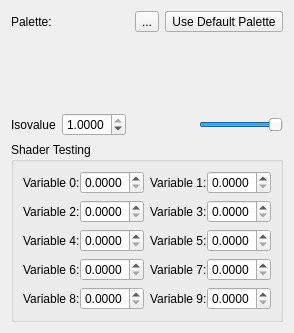
<?xml version="1.0" encoding="UTF-8"?>
<ui version="4.0">
 <class>ScalarField3DLayerOptionsWidget</class>
 <widget class="QWidget" name="ScalarField3DLayerOptionsWidget">
  <property name="geometry">
   <rect>
    <x>0</x>
    <y>0</y>
    <width>289</width>
    <height>333</height>
   </rect>
  </property>
  <layout class="QVBoxLayout" name="verticalLayout">
   <item>
    <widget class="QWidget" name="palette_widget" native="true">
     <property name="sizePolicy">
      <sizepolicy hsizetype="Expanding" vsizetype="Preferred">
       <horstretch>0</horstretch>
       <verstretch>0</verstretch>
      </sizepolicy>
     </property>
     <layout class="QHBoxLayout" name="horizontalLayout_11">
      <property name="margin">
       <number>0</number>
      </property>
      <item>
       <widget class="QLabel" name="palette_label">
        <property name="text">
         <string>Palette:</string>
        </property>
       </widget>
      </item>
      <item>
       <widget class="QWidget" name="palette_filename_placeholder_widget" native="true"/>
      </item>
      <item>
       <widget class="QToolButton" name="select_palette_filename_button">
        <property name="sizePolicy">
         <sizepolicy hsizetype="Fixed" vsizetype="Preferred">
          <horstretch>0</horstretch>
          <verstretch>0</verstretch>
         </sizepolicy>
        </property>
        <property name="toolTip">
         <string>Choose CPT File</string>
        </property>
        <property name="text">
         <string>...</string>
        </property>
       </widget>
      </item>
      <item>
       <widget class="QToolButton" name="use_default_palette_button">
        <property name="sizePolicy">
         <sizepolicy hsizetype="Fixed" vsizetype="Preferred">
          <horstretch>0</horstretch>
          <verstretch>0</verstretch>
         </sizepolicy>
        </property>
        <property name="toolTip">
         <string>Use Default Palette</string>
        </property>
        <property name="text">
         <string>Use Default Palette</string>
        </property>
        <property name="icon">
         <iconset resource="../qt-resources/qt_widgets.qrc">
          <normaloff>:/tango_undo_16.png</normaloff>:/tango_undo_16.png</iconset>
        </property>
       </widget>
      </item>
     </layout>
    </widget>
   </item>
   <item>
    <widget class="QWidget" name="colour_scale_placeholder_widget" native="true">
     <property name="sizePolicy">
      <sizepolicy hsizetype="Expanding" vsizetype="Expanding">
       <horstretch>0</horstretch>
       <verstretch>0</verstretch>
      </sizepolicy>
     </property>
    </widget>
   </item>
   <item>
    <widget class="QWidget" name="iso_value_widget" native="true">
     <property name="sizePolicy">
      <sizepolicy hsizetype="Preferred" vsizetype="Fixed">
       <horstretch>0</horstretch>
       <verstretch>0</verstretch>
      </sizepolicy>
     </property>
     <layout class="QHBoxLayout" name="horizontalLayout_10">
      <property name="margin">
       <number>0</number>
      </property>
      <item>
       <widget class="QLabel" name="iso_value_label">
        <property name="text">
         <string>Isovalue</string>
        </property>
       </widget>
      </item>
      <item>
       <widget class="QDoubleSpinBox" name="iso_value_spinbox">
        <property name="decimals">
         <number>4</number>
        </property>
        <property name="maximum">
         <double>1.000000000000000</double>
        </property>
        <property name="singleStep">
         <double>0.020000000000000</double>
        </property>
        <property name="value">
         <double>1.000000000000000</double>
        </property>
       </widget>
      </item>
      <item>
       <spacer name="iso_value_spacer">
        <property name="orientation">
         <enum>Qt::Horizontal</enum>
        </property>
        <property name="sizeType">
         <enum>QSizePolicy::Expanding</enum>
        </property>
        <property name="sizeHint" stdset="0">
         <size>
          <width>94</width>
          <height>20</height>
         </size>
        </property>
       </spacer>
      </item>
      <item>
       <widget class="QSlider" name="iso_value_slider">
        <property name="sizePolicy">
         <sizepolicy hsizetype="MinimumExpanding" vsizetype="Fixed">
          <horstretch>0</horstretch>
          <verstretch>0</verstretch>
         </sizepolicy>
        </property>
        <property name="value">
         <number>99</number>
        </property>
        <property name="sliderPosition">
         <number>99</number>
        </property>
        <property name="orientation">
         <enum>Qt::Horizontal</enum>
        </property>
       </widget>
      </item>
      <item>
       <spacer name="iso_value_spacer_2">
        <property name="orientation">
         <enum>Qt::Horizontal</enum>
        </property>
        <property name="sizeHint" stdset="0">
         <size>
          <width>10</width>
          <height>20</height>
         </size>
        </property>
       </spacer>
      </item>
     </layout>
    </widget>
   </item>
   <item>
    <widget class="QGroupBox" name="shader_test_variables_group_box">
     <property name="title">
      <string>Shader Testing</string>
     </property>
     <layout class="QGridLayout" name="gridLayout_2">
      <item row="0" column="0">
       <widget class="QWidget" name="test_variable_0_widget" native="true">
        <property name="sizePolicy">
         <sizepolicy hsizetype="Preferred" vsizetype="Fixed">
          <horstretch>0</horstretch>
          <verstretch>0</verstretch>
         </sizepolicy>
        </property>
        <layout class="QHBoxLayout" name="horizontalLayout">
         <property name="spacing">
          <number>0</number>
         </property>
         <property name="margin">
          <number>0</number>
         </property>
         <item>
          <widget class="QLabel" name="test_variable_0_label">
           <property name="text">
            <string>Variable 0:</string>
           </property>
          </widget>
         </item>
         <item>
          <widget class="QDoubleSpinBox" name="test_variable_0_spinbox">
           <property name="decimals">
            <number>4</number>
           </property>
           <property name="maximum">
            <double>1.000000000000000</double>
           </property>
           <property name="singleStep">
            <double>0.020000000000000</double>
           </property>
           <property name="value">
            <double>0.000000000000000</double>
           </property>
          </widget>
         </item>
         <item>
          <spacer name="test_variable_0_spacer">
           <property name="orientation">
            <enum>Qt::Horizontal</enum>
           </property>
           <property name="sizeType">
            <enum>QSizePolicy::Expanding</enum>
           </property>
           <property name="sizeHint" stdset="0">
            <size>
             <width>94</width>
             <height>20</height>
            </size>
           </property>
          </spacer>
         </item>
        </layout>
       </widget>
      </item>
      <item row="0" column="1">
       <widget class="QWidget" name="test_variable_1_widget" native="true">
        <property name="sizePolicy">
         <sizepolicy hsizetype="Preferred" vsizetype="Fixed">
          <horstretch>0</horstretch>
          <verstretch>0</verstretch>
         </sizepolicy>
        </property>
        <layout class="QHBoxLayout" name="horizontalLayout_1">
         <property name="spacing">
          <number>0</number>
         </property>
         <property name="margin">
          <number>0</number>
         </property>
         <item>
          <widget class="QLabel" name="test_variable_1_label">
           <property name="text">
            <string>Variable 1:</string>
           </property>
          </widget>
         </item>
         <item>
          <widget class="QDoubleSpinBox" name="test_variable_1_spinbox">
           <property name="decimals">
            <number>4</number>
           </property>
           <property name="maximum">
            <double>1.000000000000000</double>
           </property>
           <property name="singleStep">
            <double>0.020000000000000</double>
           </property>
           <property name="value">
            <double>0.000000000000000</double>
           </property>
          </widget>
         </item>
         <item>
          <spacer name="test_variable_1_spacer">
           <property name="orientation">
            <enum>Qt::Horizontal</enum>
           </property>
           <property name="sizeType">
            <enum>QSizePolicy::Expanding</enum>
           </property>
           <property name="sizeHint" stdset="0">
            <size>
             <width>94</width>
             <height>20</height>
            </size>
           </property>
          </spacer>
         </item>
        </layout>
       </widget>
      </item>
      <item row="1" column="0">
       <widget class="QWidget" name="test_variable_2_widget" native="true">
        <property name="sizePolicy">
         <sizepolicy hsizetype="Preferred" vsizetype="Fixed">
          <horstretch>0</horstretch>
          <verstretch>0</verstretch>
         </sizepolicy>
        </property>
        <layout class="QHBoxLayout" name="horizontalLayout_2">
         <property name="spacing">
          <number>0</number>
         </property>
         <property name="margin">
          <number>0</number>
         </property>
         <item>
          <widget class="QLabel" name="test_variable_2_label">
           <property name="text">
            <string>Variable 2:</string>
           </property>
          </widget>
         </item>
         <item>
          <widget class="QDoubleSpinBox" name="test_variable_2_spinbox">
           <property name="decimals">
            <number>4</number>
           </property>
           <property name="maximum">
            <double>1.000000000000000</double>
           </property>
           <property name="singleStep">
            <double>0.020000000000000</double>
           </property>
           <property name="value">
            <double>0.000000000000000</double>
           </property>
          </widget>
         </item>
         <item>
          <spacer name="test_variable_2_spacer">
           <property name="orientation">
            <enum>Qt::Horizontal</enum>
           </property>
           <property name="sizeType">
            <enum>QSizePolicy::Expanding</enum>
           </property>
           <property name="sizeHint" stdset="0">
            <size>
             <width>94</width>
             <height>20</height>
            </size>
           </property>
          </spacer>
         </item>
        </layout>
       </widget>
      </item>
      <item row="1" column="1">
       <widget class="QWidget" name="test_variable_3_widget" native="true">
        <property name="sizePolicy">
         <sizepolicy hsizetype="Preferred" vsizetype="Fixed">
          <horstretch>0</horstretch>
          <verstretch>0</verstretch>
         </sizepolicy>
        </property>
        <layout class="QHBoxLayout" name="horizontalLayout_3">
         <property name="spacing">
          <number>0</number>
         </property>
         <property name="margin">
          <number>0</number>
         </property>
         <item>
          <widget class="QLabel" name="test_variable_3_label">
           <property name="text">
            <string>Variable 3:</string>
           </property>
          </widget>
         </item>
         <item>
          <widget class="QDoubleSpinBox" name="test_variable_3_spinbox">
           <property name="decimals">
            <number>4</number>
           </property>
           <property name="maximum">
            <double>1.000000000000000</double>
           </property>
           <property name="singleStep">
            <double>0.020000000000000</double>
           </property>
           <property name="value">
            <double>0.000000000000000</double>
           </property>
          </widget>
         </item>
         <item>
          <spacer name="test_variable_3_spacer">
           <property name="orientation">
            <enum>Qt::Horizontal</enum>
           </property>
           <property name="sizeType">
            <enum>QSizePolicy::Expanding</enum>
           </property>
           <property name="sizeHint" stdset="0">
            <size>
             <width>94</width>
             <height>20</height>
            </size>
           </property>
          </spacer>
         </item>
        </layout>
       </widget>
      </item>
      <item row="2" column="0">
       <widget class="QWidget" name="test_variable_4_widget" native="true">
        <property name="sizePolicy">
         <sizepolicy hsizetype="Preferred" vsizetype="Fixed">
          <horstretch>0</horstretch>
          <verstretch>0</verstretch>
         </sizepolicy>
        </property>
        <layout class="QHBoxLayout" name="horizontalLayout_4">
         <property name="spacing">
          <number>0</number>
         </property>
         <property name="margin">
          <number>0</number>
         </property>
         <item>
          <widget class="QLabel" name="test_variable_4_label">
           <property name="text">
            <string>Variable 4:</string>
           </property>
          </widget>
         </item>
         <item>
          <widget class="QDoubleSpinBox" name="test_variable_4_spinbox">
           <property name="decimals">
            <number>4</number>
           </property>
           <property name="maximum">
            <double>1.000000000000000</double>
           </property>
           <property name="singleStep">
            <double>0.020000000000000</double>
           </property>
           <property name="value">
            <double>0.000000000000000</double>
           </property>
          </widget>
         </item>
         <item>
          <spacer name="test_variable_4_spacer">
           <property name="orientation">
            <enum>Qt::Horizontal</enum>
           </property>
           <property name="sizeType">
            <enum>QSizePolicy::Expanding</enum>
           </property>
           <property name="sizeHint" stdset="0">
            <size>
             <width>94</width>
             <height>20</height>
            </size>
           </property>
          </spacer>
         </item>
        </layout>
       </widget>
      </item>
      <item row="2" column="1">
       <widget class="QWidget" name="test_variable_5_widget" native="true">
        <property name="sizePolicy">
         <sizepolicy hsizetype="Preferred" vsizetype="Fixed">
          <horstretch>0</horstretch>
          <verstretch>0</verstretch>
         </sizepolicy>
        </property>
        <layout class="QHBoxLayout" name="horizontalLayout_5">
         <property name="spacing">
          <number>0</number>
         </property>
         <property name="margin">
          <number>0</number>
         </property>
         <item>
          <widget class="QLabel" name="test_variable_5_label">
           <property name="text">
            <string>Variable 5:</string>
           </property>
          </widget>
         </item>
         <item>
          <widget class="QDoubleSpinBox" name="test_variable_5_spinbox">
           <property name="decimals">
            <number>4</number>
           </property>
           <property name="maximum">
            <double>1.000000000000000</double>
           </property>
           <property name="singleStep">
            <double>0.020000000000000</double>
           </property>
           <property name="value">
            <double>0.000000000000000</double>
           </property>
          </widget>
         </item>
         <item>
          <spacer name="test_variable_5_spacer">
           <property name="orientation">
            <enum>Qt::Horizontal</enum>
           </property>
           <property name="sizeType">
            <enum>QSizePolicy::Expanding</enum>
           </property>
           <property name="sizeHint" stdset="0">
            <size>
             <width>94</width>
             <height>20</height>
            </size>
           </property>
          </spacer>
         </item>
        </layout>
       </widget>
      </item>
      <item row="3" column="0">
       <widget class="QWidget" name="test_variable_6_widget" native="true">
        <property name="sizePolicy">
         <sizepolicy hsizetype="Preferred" vsizetype="Fixed">
          <horstretch>0</horstretch>
          <verstretch>0</verstretch>
         </sizepolicy>
        </property>
        <layout class="QHBoxLayout" name="horizontalLayout_6">
         <property name="spacing">
          <number>0</number>
         </property>
         <property name="margin">
          <number>0</number>
         </property>
         <item>
          <widget class="QLabel" name="test_variable_6_label">
           <property name="text">
            <string>Variable 6:</string>
           </property>
          </widget>
         </item>
         <item>
          <widget class="QDoubleSpinBox" name="test_variable_6_spinbox">
           <property name="decimals">
            <number>4</number>
           </property>
           <property name="maximum">
            <double>1.000000000000000</double>
           </property>
           <property name="singleStep">
            <double>0.020000000000000</double>
           </property>
           <property name="value">
            <double>0.000000000000000</double>
           </property>
          </widget>
         </item>
         <item>
          <spacer name="test_variable_6_spacer">
           <property name="orientation">
            <enum>Qt::Horizontal</enum>
           </property>
           <property name="sizeType">
            <enum>QSizePolicy::Expanding</enum>
           </property>
           <property name="sizeHint" stdset="0">
            <size>
             <width>94</width>
             <height>20</height>
            </size>
           </property>
          </spacer>
         </item>
        </layout>
       </widget>
      </item>
      <item row="3" column="1">
       <widget class="QWidget" name="test_variable_7_widget" native="true">
        <property name="sizePolicy">
         <sizepolicy hsizetype="Preferred" vsizetype="Fixed">
          <horstretch>0</horstretch>
          <verstretch>0</verstretch>
         </sizepolicy>
        </property>
        <layout class="QHBoxLayout" name="horizontalLayout_7">
         <property name="spacing">
          <number>0</number>
         </property>
         <property name="margin">
          <number>0</number>
         </property>
         <item>
          <widget class="QLabel" name="test_variable_7_label">
           <property name="text">
            <string>Variable 7:</string>
           </property>
          </widget>
         </item>
         <item>
          <widget class="QDoubleSpinBox" name="test_variable_7_spinbox">
           <property name="decimals">
            <number>4</number>
           </property>
           <property name="maximum">
            <double>1.000000000000000</double>
           </property>
           <property name="singleStep">
            <double>0.020000000000000</double>
           </property>
           <property name="value">
            <double>0.000000000000000</double>
           </property>
          </widget>
         </item>
         <item>
          <spacer name="test_variable_7_spacer">
           <property name="orientation">
            <enum>Qt::Horizontal</enum>
           </property>
           <property name="sizeType">
            <enum>QSizePolicy::Expanding</enum>
           </property>
           <property name="sizeHint" stdset="0">
            <size>
             <width>94</width>
             <height>20</height>
            </size>
           </property>
          </spacer>
         </item>
        </layout>
       </widget>
      </item>
      <item row="4" column="0">
       <widget class="QWidget" name="test_variable_8_widget" native="true">
        <property name="sizePolicy">
         <sizepolicy hsizetype="Preferred" vsizetype="Fixed">
          <horstretch>0</horstretch>
          <verstretch>0</verstretch>
         </sizepolicy>
        </property>
        <layout class="QHBoxLayout" name="horizontalLayout_8">
         <property name="spacing">
          <number>0</number>
         </property>
         <property name="margin">
          <number>0</number>
         </property>
         <item>
          <widget class="QLabel" name="test_variable_8_label">
           <property name="text">
            <string>Variable 8:</string>
           </property>
          </widget>
         </item>
         <item>
          <widget class="QDoubleSpinBox" name="test_variable_8_spinbox">
           <property name="decimals">
            <number>4</number>
           </property>
           <property name="maximum">
            <double>1.000000000000000</double>
           </property>
           <property name="singleStep">
            <double>0.020000000000000</double>
           </property>
           <property name="value">
            <double>0.000000000000000</double>
           </property>
          </widget>
         </item>
         <item>
          <spacer name="test_variable_8_spacer">
           <property name="orientation">
            <enum>Qt::Horizontal</enum>
           </property>
           <property name="sizeType">
            <enum>QSizePolicy::Expanding</enum>
           </property>
           <property name="sizeHint" stdset="0">
            <size>
             <width>94</width>
             <height>20</height>
            </size>
           </property>
          </spacer>
         </item>
        </layout>
       </widget>
      </item>
      <item row="4" column="1">
       <widget class="QWidget" name="test_variable_9_widget" native="true">
        <property name="sizePolicy">
         <sizepolicy hsizetype="Preferred" vsizetype="Fixed">
          <horstretch>0</horstretch>
          <verstretch>0</verstretch>
         </sizepolicy>
        </property>
        <layout class="QHBoxLayout" name="horizontalLayout_9">
         <property name="spacing">
          <number>0</number>
         </property>
         <property name="margin">
          <number>0</number>
         </property>
         <item>
          <widget class="QLabel" name="test_variable_9_label">
           <property name="text">
            <string>Variable 9:</string>
           </property>
          </widget>
         </item>
         <item>
          <widget class="QDoubleSpinBox" name="test_variable_9_spinbox">
           <property name="decimals">
            <number>4</number>
           </property>
           <property name="maximum">
            <double>1.000000000000000</double>
           </property>
           <property name="singleStep">
            <double>0.020000000000000</double>
           </property>
           <property name="value">
            <double>0.000000000000000</double>
           </property>
          </widget>
         </item>
         <item>
          <spacer name="test_variable_9_spacer">
           <property name="orientation">
            <enum>Qt::Horizontal</enum>
           </property>
           <property name="sizeType">
            <enum>QSizePolicy::Expanding</enum>
           </property>
           <property name="sizeHint" stdset="0">
            <size>
             <width>94</width>
             <height>20</height>
            </size>
           </property>
          </spacer>
         </item>
        </layout>
       </widget>
      </item>
     </layout>
    </widget>
   </item>
  </layout>
 </widget>
 <resources>
  <include location="../qt-resources/qt_widgets.qrc"/>
  <include location="../qt-resources/qt_widgets.qrc"/>
 </resources>
 <connections/>
</ui>
